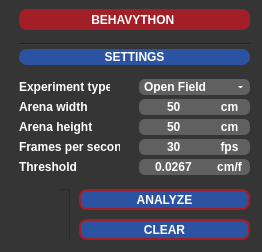
<?xml version="1.0" encoding="UTF-8"?>
<ui version="4.0">
 <class>behavython</class>
 <widget class="QMainWindow" name="behavython">
  <property name="geometry">
   <rect>
    <x>0</x>
    <y>0</y>
    <width>262</width>
    <height>252</height>
   </rect>
  </property>
  <property name="windowTitle">
   <string notr="true">Behavython</string>
  </property>
  <property name="styleSheet">
   <string notr="true">QMainWindow{background-color:#4B4B4B;color:#FFFFFF;}</string>
  </property>
  <widget class="QWidget" name="widget">
   <property name="styleSheet">
    <string notr="true">QWidget{	background-color:#353535;}</string>
   </property>
   <layout class="QGridLayout" name="gridLayout">
    <item row="0" column="0">
     <widget class="QScrollArea" name="scroll_area">
      <property name="styleSheet">
       <string notr="true">QScrollArea{border:0px}QScrollBar:vertical{background:#353535;width:5px}QScrollBar::handle:vertical{background:#2C53A1;min-width:20px;}QScrollBar::add-page:vertical,QScrollBar::sub-page:vertical{background:#353535;}QScrollBar:horizontal{background:#353535;height:5px}QScrollBar::handle:horizontal{background:#2C53A1;min-width:20px;}QScrollBar::add-page:horizontal,QScrollBar::sub-page:horizontal{background:#353535;}</string>
      </property>
      <property name="widgetResizable">
       <bool>false</bool>
      </property>
      <property name="alignment">
       <set>Qt::AlignCenter</set>
      </property>
      <widget class="QWidget" name="scroll">
       <property name="geometry">
        <rect>
         <x>0</x>
         <y>0</y>
         <width>244</width>
         <height>234</height>
        </rect>
       </property>
       <widget class="QFrame" name="interface_frame">
        <property name="geometry">
         <rect>
          <x>0</x>
          <y>0</y>
          <width>251</width>
          <height>231</height>
         </rect>
        </property>
        <property name="styleSheet">
         <string notr="true">QLabel{}QCheckBox{color:#FFFFFF;font:8pt&quot;DejaVu Sans&quot;;font-weight:bold;}QCheckBox::indicator{width:15px;height:15px;background-color:#606060;border-radius:4px;}QCheckBox::indicator:checked{background-color:#A21F27;}</string>
        </property>
        <widget class="QPushButton" name="analyze_button">
         <property name="geometry">
          <rect>
           <x>70</x>
           <y>180</y>
           <width>171</width>
           <height>21</height>
          </rect>
         </property>
         <property name="cursor">
          <cursorShape>PointingHandCursor</cursorShape>
         </property>
         <property name="styleSheet">
          <string notr="true">QPushButton{font:10pt&quot;DejaVu Sans&quot;;font-weight:bold;}QPushButton{border:2px solid #A21F27;border-radius:8px;background-color:#2C53A1;color:#FFFFFF;font:10pt&quot;DejaVu Sans&quot;;font-weight:bold;}QPushButton:pressed{border:2px solid #A21F27;border-radius:8px;background-color:#A21F27;color:#FFFFFF;}</string>
         </property>
         <property name="text">
          <string notr="true">ANALYZE</string>
         </property>
        </widget>
        <widget class="QLabel" name="label_1">
         <property name="geometry">
          <rect>
           <x>10</x>
           <y>40</y>
           <width>231</width>
           <height>16</height>
          </rect>
         </property>
         <property name="styleSheet">
          <string notr="true">QLabel{border:#969696;background-color:#2C53A1;border-radius:8px;color:#FFFFFF;font:7pt&quot;DejaVu Sans&quot;;font-weight:bold;}</string>
         </property>
         <property name="text">
          <string notr="true">SETTINGS</string>
         </property>
         <property name="alignment">
          <set>Qt::AlignCenter</set>
         </property>
        </widget>
        <widget class="QLabel" name="label_0">
         <property name="geometry">
          <rect>
           <x>10</x>
           <y>0</y>
           <width>231</width>
           <height>21</height>
          </rect>
         </property>
         <property name="styleSheet">
          <string notr="true">QLabel{border:#969696;background-color:#A21F27;border-radius:8px;color:#FFFFFF;font:10pt&quot;DejaVu Sans&quot;;font-weight:bold;}</string>
         </property>
         <property name="text">
          <string notr="true">BEHAVYTHON </string>
         </property>
         <property name="alignment">
          <set>Qt::AlignCenter</set>
         </property>
        </widget>
        <widget class="QFrame" name="image">
         <property name="geometry">
          <rect>
           <x>10</x>
           <y>180</y>
           <width>51</width>
           <height>61</height>
          </rect>
         </property>
         <property name="frameShape">
          <enum>QFrame::StyledPanel</enum>
         </property>
         <property name="frameShadow">
          <enum>QFrame::Raised</enum>
         </property>
         <widget class="QLabel" name="image_nnc">
          <property name="geometry">
           <rect>
            <x>0</x>
            <y>0</y>
            <width>41</width>
            <height>51</height>
           </rect>
          </property>
          <property name="text">
           <string notr="true"/>
          </property>
          <property name="pixmap">
           <pixmap>NNC_logo.png</pixmap>
          </property>
          <property name="scaledContents">
           <bool>true</bool>
          </property>
          <property name="alignment">
           <set>Qt::AlignCenter</set>
          </property>
         </widget>
        </widget>
        <widget class="Line" name="line_0">
         <property name="geometry">
          <rect>
           <x>10</x>
           <y>30</y>
           <width>231</width>
           <height>10</height>
          </rect>
         </property>
         <property name="orientation">
          <enum>Qt::Horizontal</enum>
         </property>
        </widget>
        <widget class="QComboBox" name="type_combobox">
         <property name="geometry">
          <rect>
           <x>130</x>
           <y>70</y>
           <width>111</width>
           <height>16</height>
          </rect>
         </property>
         <property name="cursor">
          <cursorShape>PointingHandCursor</cursorShape>
         </property>
         <property name="styleSheet">
          <string notr="true">QComboBox{color:#FFFFFF;font:7pt&quot;DejaVu Sans&quot;;font-weight:bold;background-color:#606060;border:0px;border-radius:6px;}QListView{color:#FFFFFF;font:8pt&quot;Century Gothic&quot;;font-weight:bold;background-color:#969696;border:0px;}QListView{color:#FFFFFF;font:7pt&quot;DejaVu Sans&quot;;font-weight:bold;background-color:#606060;border:0px;border-radius:6px;}QComboBox::drop-down{width:20px;border:5px;}QComboBox::down-arrow{border-left:2px solid none;border-right:2px solid none;border-top:2px solid #FFFFFF;width:0.5px;height:1px;border-radius:2px;}QComboBox::down-arrow:hover{border-left:2px solid none;border-right:2px solid none;border-top:2px solid #A21F27;width:0.5px;height:1px;border-radius:2px;}QAbstractItemView{border:2px solid #969696;selection-background-color:#2C53A1;}</string>
         </property>
         <property name="currentText">
          <string notr="true">Open Field</string>
         </property>
         <property name="currentIndex">
          <number>0</number>
         </property>
         <item>
          <property name="text">
           <string notr="true">Open Field</string>
          </property>
         </item>
         <item>
          <property name="text">
           <string notr="true">Plus Maze</string>
          </property>
         </item>
        </widget>
        <widget class="QPushButton" name="clear_button">
         <property name="geometry">
          <rect>
           <x>70</x>
           <y>210</y>
           <width>171</width>
           <height>21</height>
          </rect>
         </property>
         <property name="cursor">
          <cursorShape>PointingHandCursor</cursorShape>
         </property>
         <property name="styleSheet">
          <string notr="true">QPushButton{font:14pt&quot;DejaVu Sans&quot;;font-weight:bold;}QPushButton{border:2px solid #A21F27;border-radius:8px;background-color:#2C53A1;color:#FFFFFF;font:10pt&quot;DejaVu Sans&quot;;font-weight:bold;}QPushButton:pressed{border:2px solid #A21F27;border-radius:8px;background-color:#A21F27;color:#FFFFFF;}</string>
         </property>
         <property name="text">
          <string notr="true">CLEAR</string>
         </property>
        </widget>
        <widget class="QLineEdit" name="arena_width_lineedit">
         <property name="geometry">
          <rect>
           <x>130</x>
           <y>90</y>
           <width>71</width>
           <height>16</height>
          </rect>
         </property>
         <property name="styleSheet">
          <string notr="true">QLineEdit{border:#969696;background-color:#606060;border-bottom-left-radius:6px;border-top-left-radius:6px;color:#FFFFFF;font:7pt&quot;DejaVu Sans&quot;;font-weight:bold;}</string>
         </property>
         <property name="text">
          <string notr="true">50</string>
         </property>
         <property name="alignment">
          <set>Qt::AlignCenter</set>
         </property>
        </widget>
        <widget class="QLineEdit" name="arena_height_lineedit">
         <property name="geometry">
          <rect>
           <x>130</x>
           <y>110</y>
           <width>71</width>
           <height>16</height>
          </rect>
         </property>
         <property name="styleSheet">
          <string notr="true">QLineEdit{border:#969696;background-color:#606060;border-bottom-left-radius:6px;border-top-left-radius:6px;color:#FFFFFF;font:7pt&quot;DejaVu Sans&quot;;font-weight:bold;}</string>
         </property>
         <property name="text">
          <string notr="true">50</string>
         </property>
         <property name="alignment">
          <set>Qt::AlignCenter</set>
         </property>
        </widget>
        <widget class="QLineEdit" name="frames_per_second_lineedit">
         <property name="geometry">
          <rect>
           <x>130</x>
           <y>130</y>
           <width>71</width>
           <height>16</height>
          </rect>
         </property>
         <property name="styleSheet">
          <string notr="true">QLineEdit{border:#969696;background-color:#606060;border-bottom-left-radius:6px;border-top-left-radius:6px;color:#FFFFFF;font:7pt&quot;DejaVu Sans&quot;;font-weight:bold;}</string>
         </property>
         <property name="text">
          <string notr="true">30</string>
         </property>
         <property name="alignment">
          <set>Qt::AlignCenter</set>
         </property>
        </widget>
        <widget class="QLabel" name="label_2">
         <property name="geometry">
          <rect>
           <x>10</x>
           <y>70</y>
           <width>91</width>
           <height>16</height>
          </rect>
         </property>
         <property name="styleSheet">
          <string notr="true">QLabel{color:#FFFFFF;font:7pt&quot;DejaVu Sans&quot;;font-weight:bold;}</string>
         </property>
         <property name="text">
          <string notr="true">Experiment type</string>
         </property>
         <property name="alignment">
          <set>Qt::AlignLeading|Qt::AlignLeft|Qt::AlignVCenter</set>
         </property>
        </widget>
        <widget class="QLabel" name="label_3">
         <property name="geometry">
          <rect>
           <x>10</x>
           <y>90</y>
           <width>81</width>
           <height>16</height>
          </rect>
         </property>
         <property name="styleSheet">
          <string notr="true">QLabel{color:#FFFFFF;font:7pt&quot;DejaVu Sans&quot;;font-weight:bold;}</string>
         </property>
         <property name="text">
          <string notr="true">Arena width</string>
         </property>
         <property name="alignment">
          <set>Qt::AlignLeading|Qt::AlignLeft|Qt::AlignVCenter</set>
         </property>
        </widget>
        <widget class="QLabel" name="label_4">
         <property name="geometry">
          <rect>
           <x>10</x>
           <y>110</y>
           <width>81</width>
           <height>16</height>
          </rect>
         </property>
         <property name="styleSheet">
          <string notr="true">QLabel{color:#FFFFFF;font:7pt&quot;DejaVu Sans&quot;;font-weight:bold;}</string>
         </property>
         <property name="text">
          <string notr="true">Arena height</string>
         </property>
         <property name="alignment">
          <set>Qt::AlignLeading|Qt::AlignLeft|Qt::AlignVCenter</set>
         </property>
        </widget>
        <widget class="QLabel" name="label_5">
         <property name="geometry">
          <rect>
           <x>10</x>
           <y>130</y>
           <width>101</width>
           <height>16</height>
          </rect>
         </property>
         <property name="styleSheet">
          <string notr="true">QLabel{color:#FFFFFF;font:7pt&quot;DejaVu Sans&quot;;font-weight:bold;}</string>
         </property>
         <property name="text">
          <string notr="true">Frames per second</string>
         </property>
         <property name="alignment">
          <set>Qt::AlignLeading|Qt::AlignLeft|Qt::AlignVCenter</set>
         </property>
        </widget>
        <widget class="QLabel" name="label_6">
         <property name="geometry">
          <rect>
           <x>200</x>
           <y>90</y>
           <width>41</width>
           <height>16</height>
          </rect>
         </property>
         <property name="styleSheet">
          <string notr="true">QLabel{border:#969696;background-color:#606060;border-bottom-right-radius:6px;border-top-right-radius:6px;color:#FFFFFF;font:7pt&quot;DejaVu Sans&quot;;font-weight:bold;}</string>
         </property>
         <property name="text">
          <string notr="true">cm</string>
         </property>
         <property name="alignment">
          <set>Qt::AlignCenter</set>
         </property>
        </widget>
        <widget class="QLabel" name="label_7">
         <property name="geometry">
          <rect>
           <x>200</x>
           <y>110</y>
           <width>41</width>
           <height>16</height>
          </rect>
         </property>
         <property name="styleSheet">
          <string notr="true">QLabel{border:#969696;background-color:#606060;border-bottom-right-radius:6px;border-top-right-radius:6px;color:#FFFFFF;font:7pt&quot;DejaVu Sans&quot;;font-weight:bold;}</string>
         </property>
         <property name="text">
          <string notr="true">cm</string>
         </property>
         <property name="alignment">
          <set>Qt::AlignCenter</set>
         </property>
        </widget>
        <widget class="QLabel" name="label_8">
         <property name="geometry">
          <rect>
           <x>200</x>
           <y>130</y>
           <width>41</width>
           <height>16</height>
          </rect>
         </property>
         <property name="styleSheet">
          <string notr="true">QLabel{border:#969696;background-color:#606060;border-bottom-right-radius:6px;border-top-right-radius:6px;color:#FFFFFF;font:7pt&quot;DejaVu Sans&quot;;font-weight:bold;}</string>
         </property>
         <property name="text">
          <string notr="true">fps</string>
         </property>
         <property name="alignment">
          <set>Qt::AlignCenter</set>
         </property>
        </widget>
        <widget class="QLineEdit" name="threshold_lineedit">
         <property name="geometry">
          <rect>
           <x>130</x>
           <y>150</y>
           <width>71</width>
           <height>16</height>
          </rect>
         </property>
         <property name="styleSheet">
          <string notr="true">QLineEdit{border:#969696;background-color:#606060;border-bottom-left-radius:6px;border-top-left-radius:6px;color:#FFFFFF;font:7pt&quot;DejaVu Sans&quot;;font-weight:bold;}</string>
         </property>
         <property name="text">
          <string notr="true">0.0267</string>
         </property>
         <property name="alignment">
          <set>Qt::AlignCenter</set>
         </property>
        </widget>
        <widget class="QLabel" name="label_9">
         <property name="geometry">
          <rect>
           <x>200</x>
           <y>150</y>
           <width>41</width>
           <height>16</height>
          </rect>
         </property>
         <property name="styleSheet">
          <string notr="true">QLabel{border:#969696;background-color:#606060;border-bottom-right-radius:6px;border-top-right-radius:6px;color:#FFFFFF;font:7pt&quot;DejaVu Sans&quot;;font-weight:bold;}</string>
         </property>
         <property name="text">
          <string notr="true">cm/f</string>
         </property>
         <property name="alignment">
          <set>Qt::AlignCenter</set>
         </property>
        </widget>
        <widget class="QLabel" name="label_10">
         <property name="geometry">
          <rect>
           <x>10</x>
           <y>150</y>
           <width>101</width>
           <height>16</height>
          </rect>
         </property>
         <property name="styleSheet">
          <string notr="true">QLabel{color:#FFFFFF;font:7pt&quot;DejaVu Sans&quot;;font-weight:bold;}</string>
         </property>
         <property name="text">
          <string notr="true">Threshold</string>
         </property>
         <property name="alignment">
          <set>Qt::AlignLeading|Qt::AlignLeft|Qt::AlignVCenter</set>
         </property>
        </widget>
       </widget>
      </widget>
     </widget>
    </item>
   </layout>
  </widget>
 </widget>
 <resources/>
 <connections/>
</ui>
